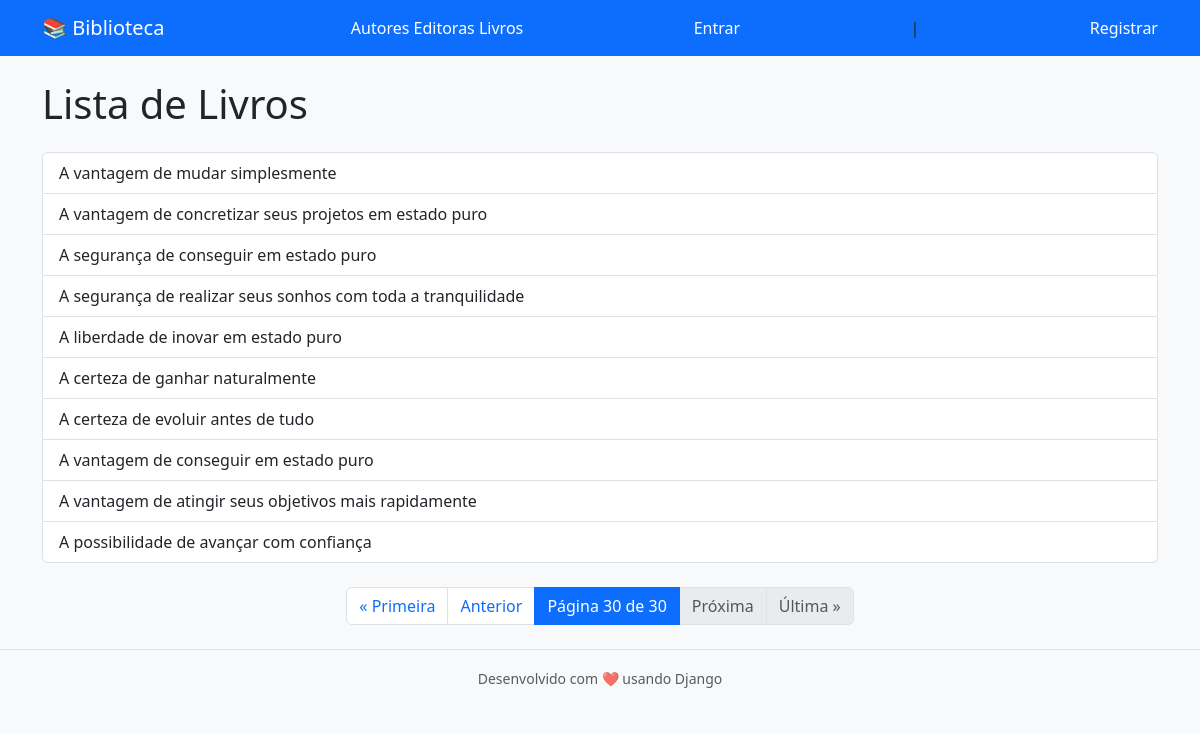
/biblioteca/livro/?page=30, run on the app's committed database.
### biblioteca/models.py (models this page shows)
class Livro(models.Model):
    id = models.AutoField(primary_key=True)
    isbn = models.CharField(max_length=13, unique=True)
    autor = models.ForeignKey(
        Autor,
        on_delete=models.CASCADE
    )
    titulo = models.CharField(max_length=500)
    publicacao = models.DateField()
    preco = models.DecimalField(max_digits=6, decimal_places=2)
    estoque = models.IntegerField()
    editora = models.ForeignKey(Editora, on_delete=models.CASCADE)
    def __str__(self):
        return self.titulo

### biblioteca/views.py (the view)
# urls.py: path('<str:entidade>/', views.listar_objetos, name='listar'),
def listar_objetos(request, entidade):
    modelo, _ = MAPEAMENTO.get(entidade, (None, None))
    if not modelo:
        return render(request, 'biblioteca/erro.html', {'mensagem': f'Entidade "{entidade}" inválida.'})
    objetos_list = modelo.objects.all().order_by('id')
    page_obj = None
    is_paginated = False
    if entidade == 'livro':
        paginator = Paginator(objetos_list, 10) # 10 livros por página
        page_number = request.GET.get('page')
        page_obj = paginator.get_page(page_number)
        context_objetos = page_obj # O template irá iterar sobre 'page_obj'
        is_paginated = True
    else:
        context_objetos = objetos_list # Entidades sem paginação
    return render(request, 'biblioteca/lista.html', {
        'objetos': context_objetos,
        'entidade': entidade,
        'is_paginated': is_paginated, # Flag para o template
        'page_obj': page_obj # Objeto Paginator para os controles
    })

### biblioteca/templates/biblioteca/lista.html (shortened to what this page needs)
{% extends 'biblioteca/base.html' %}
{% block content %}
<h1 class="mb-4">Lista de {{ entidade|capfirst }}s</h1>
{% if objetos %}
    <ul class="list-group">
        {% for obj in objetos %}
            <li class="list-group-item d-flex justify-content-between align-items-center">
                <span>{{ obj }}</span>
            </li>
        {% endfor %}
    </ul>
    {% if is_paginated %}
      <nav aria-label="Page navigation" class="mt-4">
        <ul class="pagination justify-content-center">
          {% if page_obj.has_previous %}
            <li class="page-item">
              <a class="page-link" href="?page=1">&laquo; Primeira</a>
            </li>
            <li class="page-item">
              <a class="page-link" href="?page={{ page_obj.previous_page_number }}">Anterior</a>
            </li>
          {% endif %}
          <li class="page-item active" aria-current="page">
            <span class="page-link">
              Página {{ page_obj.number }} de {{ page_obj.paginator.num_pages }}
            </span>
          </li>
          {% if page_obj.has_next %}
            <li class="page-item">
              <a class="page-link" href="?page={{ page_obj.next_page_number }}">Próxima</a>
            </li>
            <li class="page-item">
              <a class="page-link" href="?page={{ page_obj.paginator.num_pages }}">Última &raquo;</a>
            </li>
          {% else %}
            <li class="page-item disabled">
              <a class="page-link" href="#" tabindex="-1" aria-disabled="true">Próxima</a>
            </li>
             <li class="page-item disabled">
              <a class="page-link" href="#" tabindex="-1" aria-disabled="true">Última &raquo;</a>
            </li>
          {% endif %}
        </ul>
      </nav>
    {% endif %}
{% else %}
    <p class="text-muted">Nenhum {{ entidade }} cadastrado.</p>
{% endif %}
{% endblock %}

### data on the page
Livro: titulo "A vantagem de mudar simplesmente"
Livro: titulo "A vantagem de concretizar seus projetos em estado puro"
Livro: titulo "A segurança de conseguir em estado puro"
Livro: titulo "A segurança de realizar seus sonhos com toda a tranquilidade"
Livro: titulo "A liberdade de inovar em estado puro"
Livro: titulo "A certeza de ganhar naturalmente"
Livro: titulo "A certeza de evoluir antes de tudo"
Livro: titulo "A vantagem de conseguir em estado puro"
Livro: titulo "A vantagem de atingir seus objetivos mais rapidamente"
Livro: titulo "A possibilidade de avançar com confiança"

### other printed values
{{ entidade|capfirst }} "Livro"
{{ page_obj.number }} "30"
{{ page_obj.paginator.num_pages }} "30"
